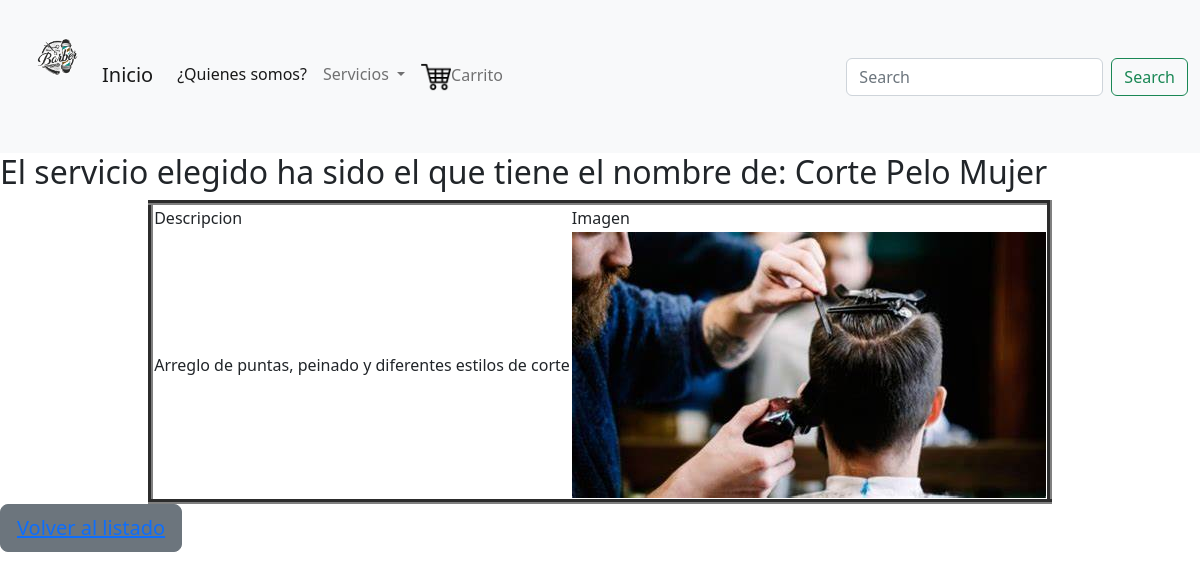
The app's page /servicios/1/ with its own data.
### barbershopApp/models.py (models this page shows)
class Servicioss(models.Model):
    nombre = models.CharField(max_length=100, blank=False, null=False)
    hora = models.DateTimeField(null=False)
    disponible = models.BooleanField(blank=False, null=False)
    imagen = models.ImageField(upload_to='barbershopApp/static/media', null=False, blank=False)
    descripcion = models.TextField(max_length=255, blank=False, null=False)
    precio = models.FloatField(null = False, blank=False)

### barbershopApp/views.py (the view)
# urls.py: path('servicios/<int:servicio_id>/', views.details, name='detalles')
def details(request, servicio_id):
    servicio = get_object_or_404(Servicioss, pk=servicio_id)
    return render(request, 'detalles.html', {'servicio': servicio})

### barbershopApp/templates/detalles.html
{% extends 'base.html' %}
{% load static %}
{% block content %}
<h2>El servicio elegido ha sido el que tiene el nombre de: {{servicio.nombre}}</h2>
<table border="5" style="margin: 0 auto;">
    <tr>
        <td>Descripcion</td>
        <td>Imagen</td>
    </tr>
    <tr>
        <td>{{servicio.descripcion}}</td>
        <td><img src="{% static 'media/hombre.png' %}" alt=""></td>
        </tr>
    </table>
<button class="btn btn-secondary btn-lg"><a href="{% url 'home' %}">Volver al listado</a></button>
{% endblock %}

### records on screen
Servicioss: nombre "Corte Pelo Mujer", descripcion "Arreglo de puntas, peinado y diferentes estilos de corte"
